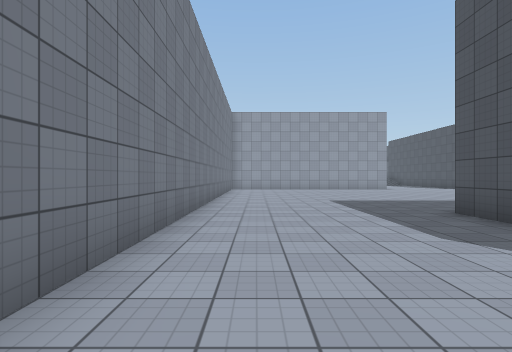
[1] (above)

22 first-person views from a walk through a 3-D level made in the Unity game engine. The camera is 1.4 m above the floor, looks level and sees 80° across. The floor is counted in squares, 2 m on a side. Each view is taken from the middle of a square. On the plan, view 1 faces up. The plan holds only what a view shows up to about 10 squares ahead; the rest is blank. The player character is not drawn. Some animated figures are not drawn. Surface patterns are stand-ins for the level's own textures.

[2]
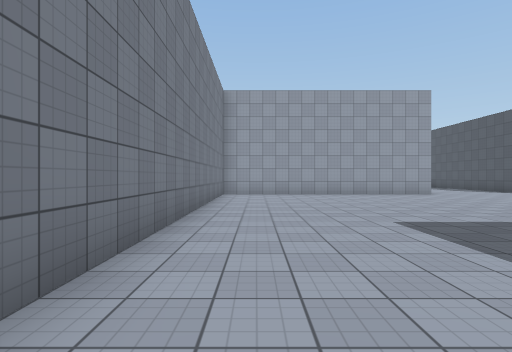

[3]
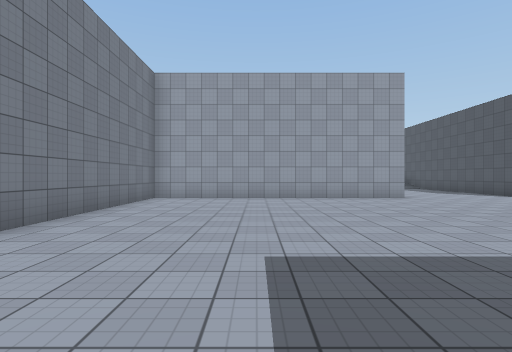

[4]
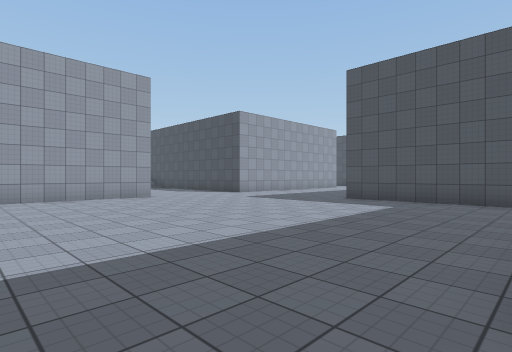

[5]
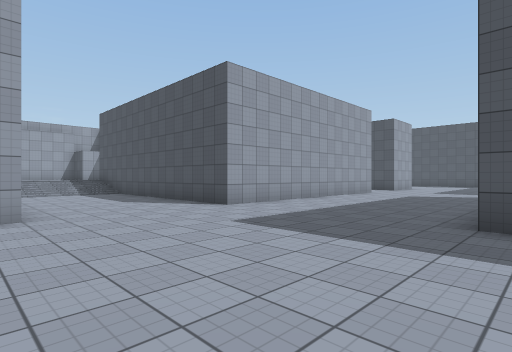

[6]
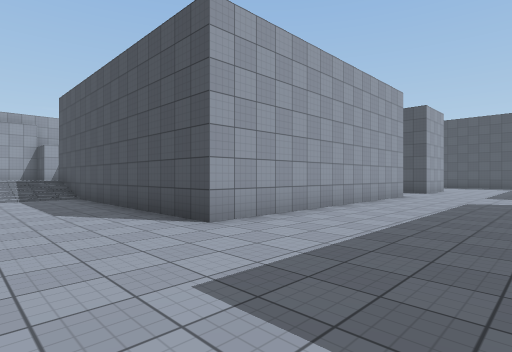

[7]
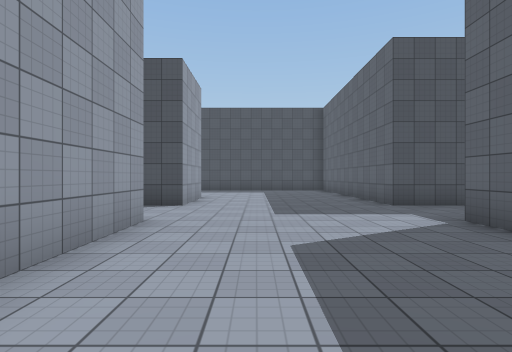

[8]
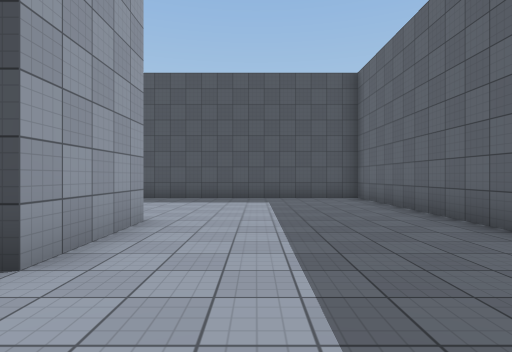

[9]
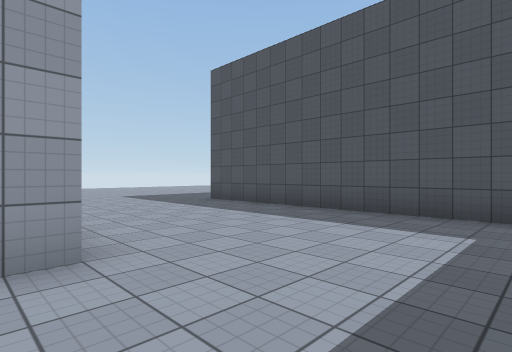

[10]
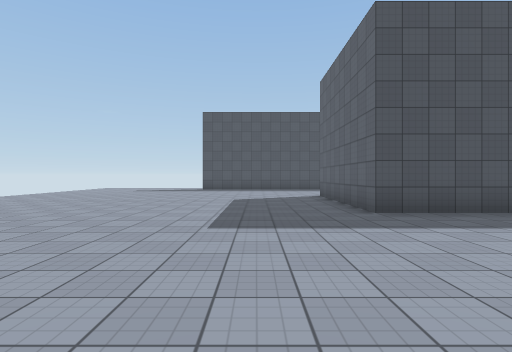

[11]
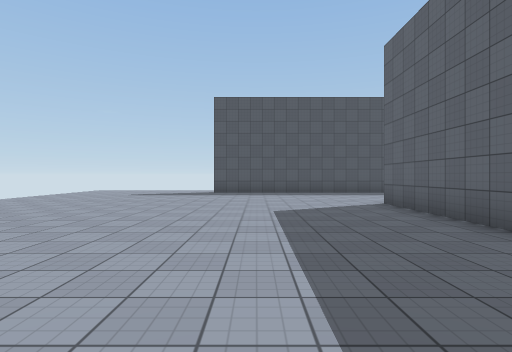

[12]
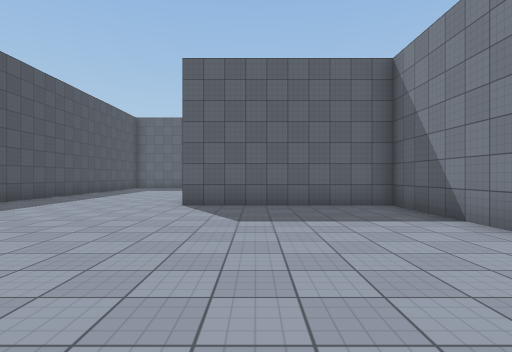

[13]
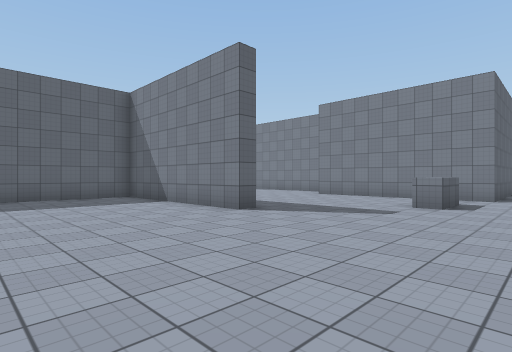

[14]
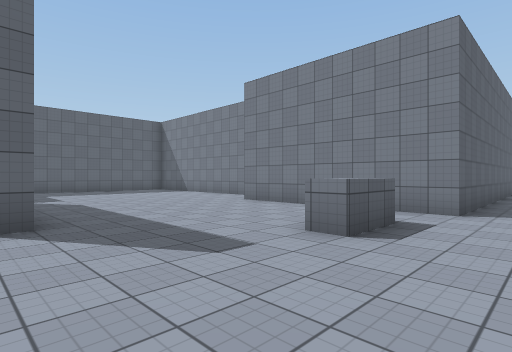

[15]
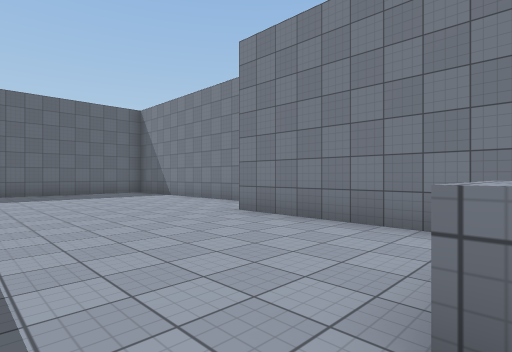

[16]
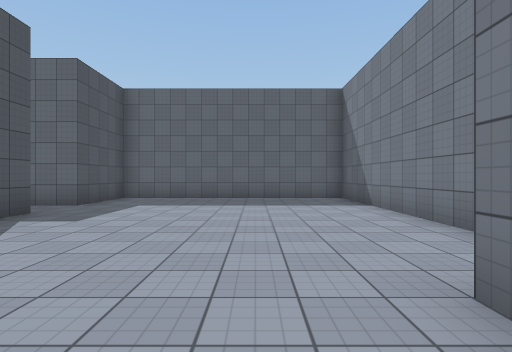

[17]
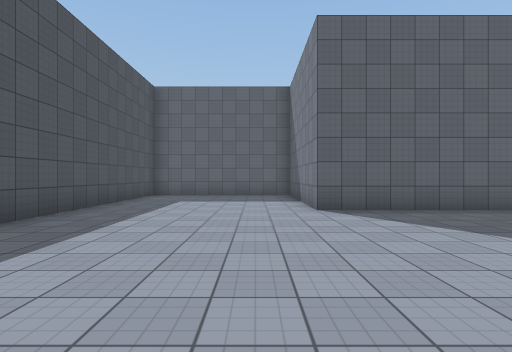

[18]
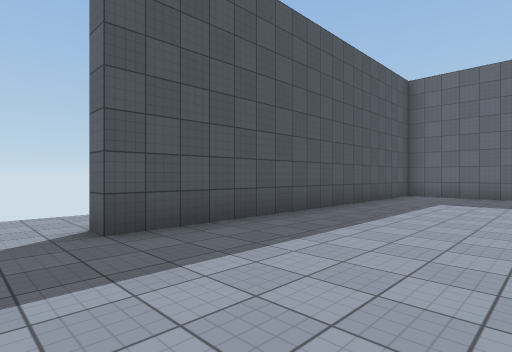

[19]
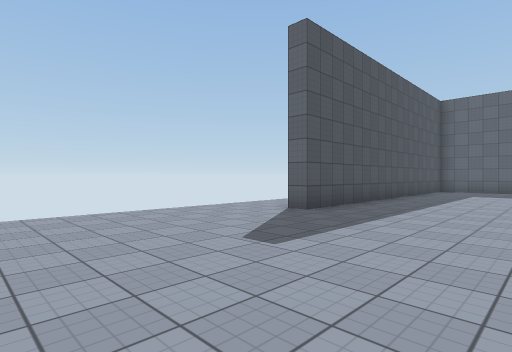

[20]
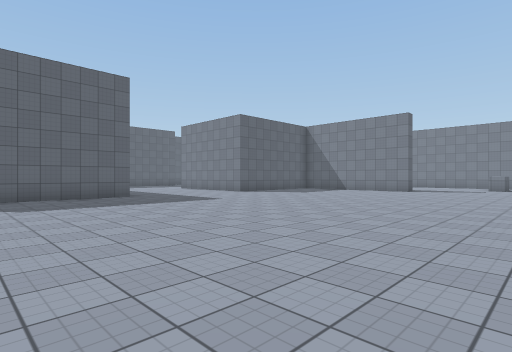

[21]
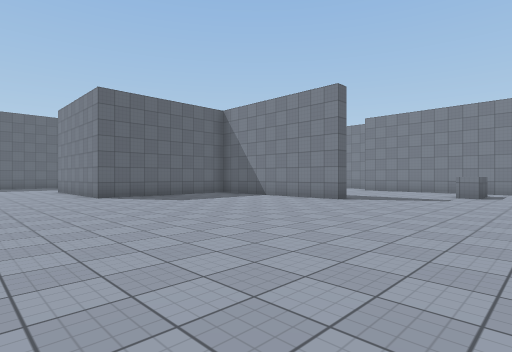

[22]
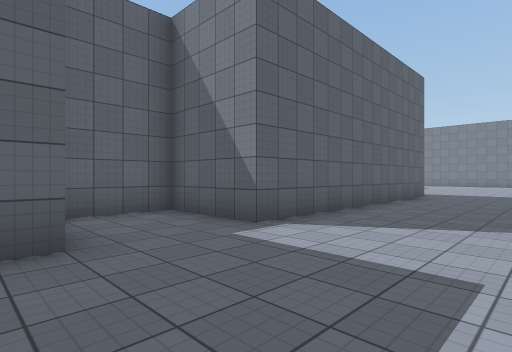

### Floor plan
Points are (right, up) in squares from view 1. A wall is a line through its corners. A room is listed if a view was taken in it or the views show most of it. See-through windows are left out.
Room 1 (views 1, 2, 3, 4, 5, 6, 7, 8, 9, 10, 11, 12, 13, 14, 15, 16, 17, 18, 19, 20, 21, 22)
walls: (18.2, 20.2) (18.2, 21); (18.8, 15.7) (10.8, 15.7) (10.8, 23.4); (18.2, 26.3) (18.7, 26.3) (18.7, 20.8) (23.7, 20.8) (23.7, 20); (23.8, 15.7) (21.3, 15.7) (21.3, 16.8); (11.2, 22.6) (11.2, 16.3) (18.2, 16.3) (18.2, 18.7) (19.4, 18.7); (14.4, 29.3) (15.8, 29.3) (15.8, 28.6); (21.3, 9) (21.3, 10.7) (28.8, 10.7) (28.8, 20.8) (33.7, 20.8) (33.7, 17); (12.7, 29.8) (12.7, 24.2); (11.1, 10.7) (18.7, 10.7) (18.7, 8.3) (20.8, 8.3); (6.9, 15.7) (-1.2, 15.7) (-1.2, 1.4); (10.8, 6.8) (10.8, 10.8); (35.9, 15.7) (37.9, 15.7); (38.7, 16.5) (38.7, 25.7) (39.2, 25.7); (3.8, 4.4) (3.8, 5.8)
ways out: opening at (13.5, 30.5)

Positions as (right, up) in squares from view 1, and headings:
1: (0, 0), facing up
2: (0, 4), facing up
3: (2, 6), facing up
4: (2, 6), facing up-right
5: (6, 10), facing up-right
6: (8, 12), facing up-right
7: (14, 14), facing right
8: (19, 14), facing right
9: (23, 13), facing up-right
10: (23, 23), facing right
11: (26, 24), facing right
12: (22, 28), facing down
13: (23, 31), facing down-left
14: (19, 31), facing down-left
15: (17, 29), facing down-left
16: (14, 26), facing down
17: (35, 27), facing down
18: (35, 27), facing down-right
19: (35, 31), facing down-right
20: (33, 31), facing down-left
21: (27, 31), facing down-left
22: (22, 14), facing down-left
